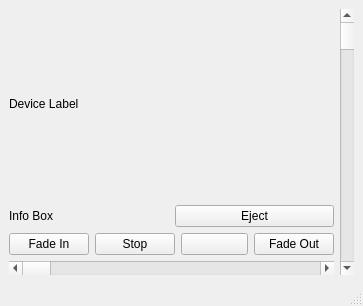
<?xml version="1.0" encoding="UTF-8"?>
<ui version="4.0">
 <class>PlayerWindow</class>
 <widget class="QMainWindow" name="PlayerWindow">
  <property name="geometry">
   <rect>
    <x>0</x>
    <y>0</y>
    <width>363</width>
    <height>306</height>
   </rect>
  </property>
  <property name="windowTitle">
   <string>MainWindow</string>
  </property>
  <widget class="QWidget" name="centralwidget">
   <layout class="QHBoxLayout" name="horizontalLayout_3">
    <item>
     <layout class="QVBoxLayout" name="verticalLayout">
      <item>
       <widget class="QLabel" name="device_label">
        <property name="text">
         <string>Device Label</string>
        </property>
       </widget>
      </item>
      <item>
       <layout class="QHBoxLayout" name="horizontalLayout_2">
        <item>
         <widget class="QLabel" name="detail_box">
          <property name="text">
           <string>Info Box</string>
          </property>
         </widget>
        </item>
        <item>
         <widget class="QPushButton" name="eject_btn">
          <property name="text">
           <string>Eject</string>
          </property>
         </widget>
        </item>
       </layout>
      </item>
      <item>
       <layout class="QHBoxLayout" name="horizontalLayout">
        <item>
         <widget class="QPushButton" name="fade_in_btn">
          <property name="text">
           <string>Fade In</string>
          </property>
         </widget>
        </item>
        <item>
         <widget class="QPushButton" name="stop_btn">
          <property name="text">
           <string>Stop</string>
          </property>
         </widget>
        </item>
        <item>
         <widget class="QPushButton" name="play_btn">
          <property name="text">
           <string/>
          </property>
          <property name="icon">
           <iconset resource="ui_resources.qrc">
            <normaloff>:/images/open-iconic-master/png/media-play.png</normaloff>:/images/open-iconic-master/png/media-play.png</iconset>
          </property>
         </widget>
        </item>
        <item>
         <widget class="QPushButton" name="fade_out_btn">
          <property name="text">
           <string>Fade Out</string>
          </property>
         </widget>
        </item>
       </layout>
      </item>
      <item>
       <widget class="QScrollBar" name="pos_scroll">
        <property name="orientation">
         <enum>Qt::Horizontal</enum>
        </property>
       </widget>
      </item>
     </layout>
    </item>
    <item>
     <widget class="QScrollBar" name="vol_scroll">
      <property name="orientation">
       <enum>Qt::Vertical</enum>
      </property>
     </widget>
    </item>
   </layout>
  </widget>
  <widget class="QMenuBar" name="menubar">
   <property name="geometry">
    <rect>
     <x>0</x>
     <y>0</y>
     <width>363</width>
     <height>21</height>
    </rect>
   </property>
  </widget>
  <widget class="QStatusBar" name="statusbar"/>
 </widget>
 <resources>
  <include location="ui_resources.qrc"/>
 </resources>
 <connections/>
</ui>
